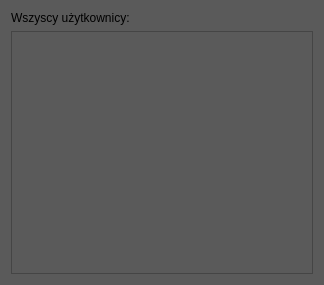
<?xml version="1.0" encoding="UTF-8"?>
<ui version="4.0">
 <class>ShowUsersWindow</class>
 <widget class="QDialog" name="ShowUsersWindow">
  <property name="geometry">
   <rect>
    <x>0</x>
    <y>0</y>
    <width>324</width>
    <height>285</height>
   </rect>
  </property>
  <property name="windowTitle">
   <string>Dialog</string>
  </property>
  <property name="styleSheet">
   <string notr="true">background-color: rgb(90, 90, 90);</string>
  </property>
  <layout class="QVBoxLayout" name="verticalLayout_2">
   <item>
    <layout class="QVBoxLayout" name="verticalLayout">
     <item>
      <widget class="QLabel" name="allUsersLabel">
       <property name="styleSheet">
        <string notr="true">font: italic 14pt &quot;Trebuchet MS&quot;;
color: &quot;white&quot;;</string>
       </property>
       <property name="text">
        <string>Wszyscy użytkownicy: </string>
       </property>
       <property name="textFormat">
        <enum>Qt::AutoText</enum>
       </property>
      </widget>
     </item>
     <item>
      <widget class="QPlainTextEdit" name="showUsersPlainTextEdit">
       <property name="autoFillBackground">
        <bool>true</bool>
       </property>
       <property name="styleSheet">
        <string notr="true">font: italic 11pt &quot;Trebuchet MS&quot;;
color: &quot;white&quot;;</string>
       </property>
      </widget>
     </item>
    </layout>
   </item>
  </layout>
 </widget>
 <resources/>
 <connections/>
</ui>
